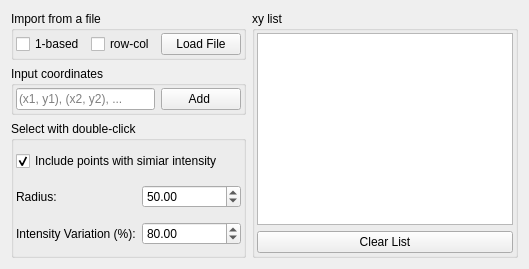
           <widget class="QWidget" name="tab_3">
            <attribute name="title">
             <string>Manual</string>
            </attribute>
            <layout class="QGridLayout" name="gridLayout_5">
             <item row="0" column="0">
              <widget class="QGroupBox" name="groupBox_12">
               <property name="sizePolicy">
                <sizepolicy hsizetype="Preferred" vsizetype="Fixed">
                 <horstretch>0</horstretch>
                 <verstretch>0</verstretch>
                </sizepolicy>
               </property>
               <property name="title">
                <string>Import from a file</string>
               </property>
               <layout class="QGridLayout" name="gridLayout_18">
                <property name="leftMargin">
                 <number>2</number>
                </property>
                <property name="topMargin">
                 <number>2</number>
                </property>
                <property name="rightMargin">
                 <number>2</number>
                </property>
                <property name="bottomMargin">
                 <number>2</number>
                </property>
                <item row="0" column="0">
                 <widget class="QCheckBox" name="mask_list_1based">
                  <property name="text">
                   <string>1-based</string>
                  </property>
                 </widget>
                </item>
                <item row="0" column="1">
                 <widget class="QCheckBox" name="mask_list_rowcol">
                  <property name="text">
                   <string>row-col</string>
                  </property>
                 </widget>
                </item>
                <item row="0" column="2">
                 <widget class="QPushButton" name="btn_mask_list_load">
                  <property name="text">
                   <string>Load File</string>
                  </property>
                 </widget>
                </item>
               </layout>
              </widget>
             </item>
             <item row="1" column="0">
              <widget class="QGroupBox" name="groupBox_13">
               <property name="sizePolicy">
                <sizepolicy hsizetype="Preferred" vsizetype="Fixed">
                 <horstretch>0</horstretch>
                 <verstretch>0</verstretch>
                </sizepolicy>
               </property>
               <property name="title">
                <string>Input coordinates</string>
               </property>
               <layout class="QGridLayout" name="gridLayout_19">
                <property name="leftMargin">
                 <number>2</number>
                </property>
                <property name="topMargin">
                 <number>2</number>
                </property>
                <property name="rightMargin">
                 <number>2</number>
                </property>
                <property name="bottomMargin">
                 <number>2</number>
                </property>
                <item row="0" column="1">
                 <widget class="QPushButton" name="btn_mask_list_add">
                  <property name="sizePolicy">
                   <sizepolicy hsizetype="Fixed" vsizetype="Fixed">
                    <horstretch>0</horstretch>
                    <verstretch>0</verstretch>
                   </sizepolicy>
                  </property>
                  <property name="text">
                   <string>Add </string>
                  </property>
                 </widget>
                </item>
                <item row="0" column="0">
                 <widget class="QLineEdit" name="mask_list_input">
                  <property name="sizePolicy">
                   <sizepolicy hsizetype="Preferred" vsizetype="Fixed">
                    <horstretch>0</horstretch>
                    <verstretch>0</verstretch>
                   </sizepolicy>
                  </property>
                  <property name="minimumSize">
                   <size>
                    <width>120</width>
                    <height>0</height>
                   </size>
                  </property>
                  <property name="text">
                   <string/>
                  </property>
                  <property name="placeholderText">
                   <string>(x1, y1), (x2, y2), ...</string>
                  </property>
                 </widget>
                </item>
               </layout>
              </widget>
             </item>
             <item row="2" column="0">
              <widget class="QGroupBox" name="groupBox_14">
               <property name="sizePolicy">
                <sizepolicy hsizetype="Preferred" vsizetype="Minimum">
                 <horstretch>0</horstretch>
                 <verstretch>0</verstretch>
                </sizepolicy>
               </property>
               <property name="title">
                <string>Select with double-click</string>
               </property>
               <layout class="QGridLayout" name="gridLayout_27">
                <property name="leftMargin">
                 <number>2</number>
                </property>
                <property name="topMargin">
                 <number>2</number>
                </property>
                <property name="rightMargin">
                 <number>2</number>
                </property>
                <property name="bottomMargin">
                 <number>2</number>
                </property>
                <item row="2" column="2">
                 <widget class="QDoubleSpinBox" name="mask_list_variation">
                  <property name="minimum">
                   <double>1.000000000000000</double>
                  </property>
                  <property name="value">
                   <double>80.000000000000000</double>
                  </property>
                 </widget>
                </item>
                <item row="0" column="1" colspan="2">
                 <widget class="QCheckBox" name="mask_list_include">
                  <property name="text">
                   <string>Include points with simiar intensity</string>
                  </property>
                  <property name="checked">
                   <bool>true</bool>
                  </property>
                 </widget>
                </item>
                <item row="1" column="2">
                 <widget class="QDoubleSpinBox" name="mask_list_radius">
                  <property name="minimum">
                   <double>10.000000000000000</double>
                  </property>
                  <property name="maximum">
                   <double>1000.000000000000000</double>
                  </property>
                  <property name="value">
                   <double>50.000000000000000</double>
                  </property>
                 </widget>
                </item>
                <item row="1" column="1">
                 <widget class="QLabel" name="label_19">
                  <property name="text">
                   <string>Radius:</string>
                  </property>
                 </widget>
                </item>
                <item row="2" column="1">
                 <widget class="QLabel" name="label_24">
                  <property name="text">
                   <string>Intensity Variation (%):</string>
                  </property>
                 </widget>
                </item>
               </layout>
              </widget>
             </item>
             <item row="0" column="1" rowspan="3">
              <widget class="QGroupBox" name="groupBox_11">
               <property name="sizePolicy">
                <sizepolicy hsizetype="Preferred" vsizetype="Preferred">
                 <horstretch>0</horstretch>
                 <verstretch>0</verstretch>
                </sizepolicy>
               </property>
               <property name="title">
                <string>xy list</string>
               </property>
               <layout class="QGridLayout" name="gridLayout_22">
                <property name="leftMargin">
                 <number>2</number>
                </property>
                <property name="topMargin">
                 <number>2</number>
                </property>
                <property name="rightMargin">
                 <number>2</number>
                </property>
                <property name="bottomMargin">
                 <number>2</number>
                </property>
                <item row="0" column="0" rowspan="3" colspan="6">
                 <widget class="QListWidget" name="mask_list_xylist">
                  <property name="sizePolicy">
                   <sizepolicy hsizetype="Expanding" vsizetype="Preferred">
                    <horstretch>0</horstretch>
                    <verstretch>0</verstretch>
                   </sizepolicy>
                  </property>
                  <property name="maximumSize">
                   <size>
                    <width>16777215</width>
                    <height>16777215</height>
                   </size>
                  </property>
                 </widget>
                </item>
                <item row="3" column="0" colspan="6">
                 <widget class="QPushButton" name="btn_mask_list_clear">
                  <property name="sizePolicy">
                   <sizepolicy hsizetype="Minimum" vsizetype="Fixed">
                    <horstretch>0</horstretch>
                    <verstretch>0</verstretch>
                   </sizepolicy>
                  </property>
                  <property name="text">
                   <string>Clear List</string>
                  </property>
                 </widget>
                </item>
               </layout>
              </widget>
             </item>
            </layout>
           </widget>
